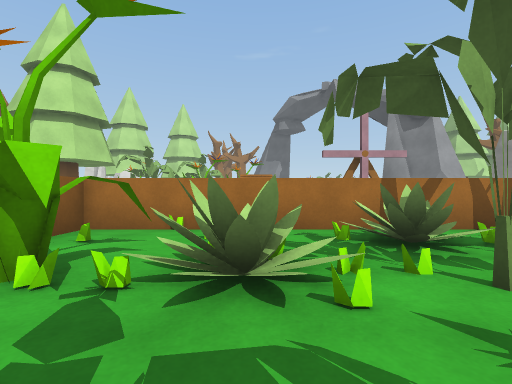
View 1 (above)

13 first-person views from a walk through a Unity game level. The camera is 0.72 m above the floor, looks level and sees 85° across. The floor is counted in squares, 1 m on a side. Each view is taken from the middle of a square. On the plan, view 1 faces up. The plan holds only what a view shows up to about 10 squares ahead; the rest is blank. The place goes on beyond the plan.

View 2
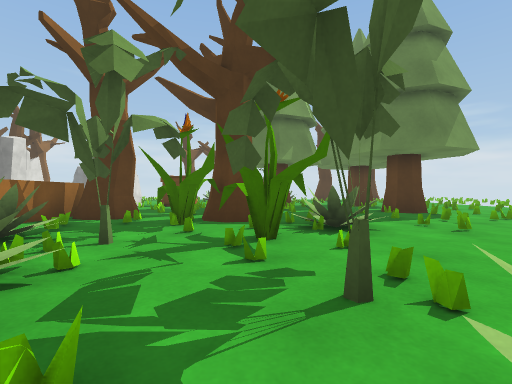

View 3
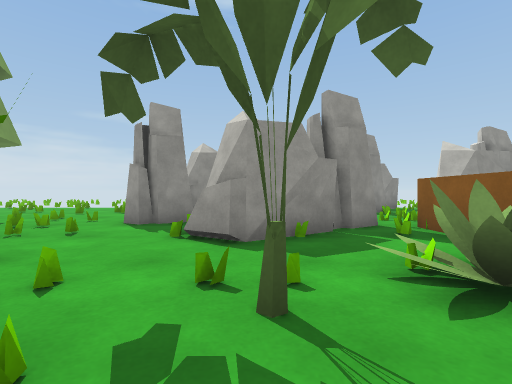

View 4
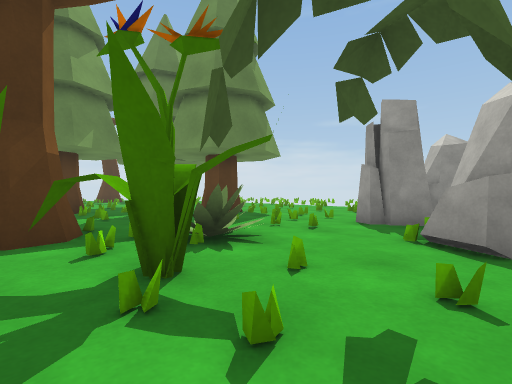

View 5
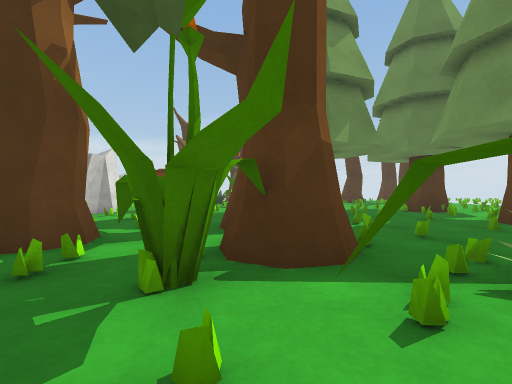

View 6
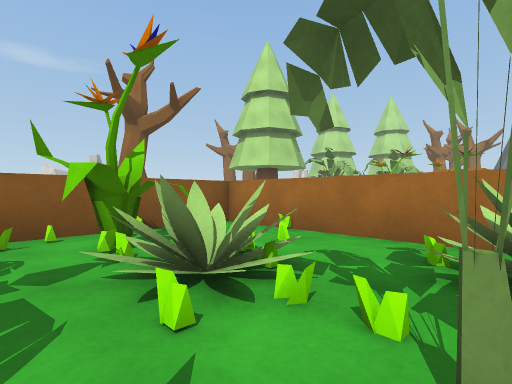

View 7
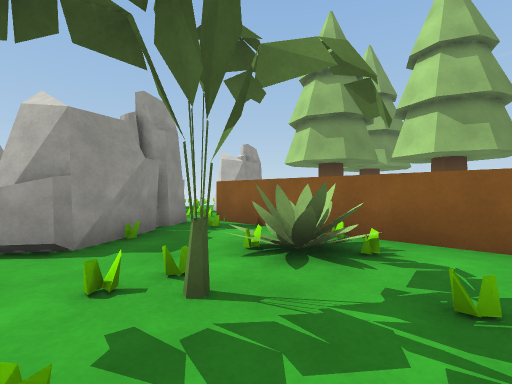

View 8
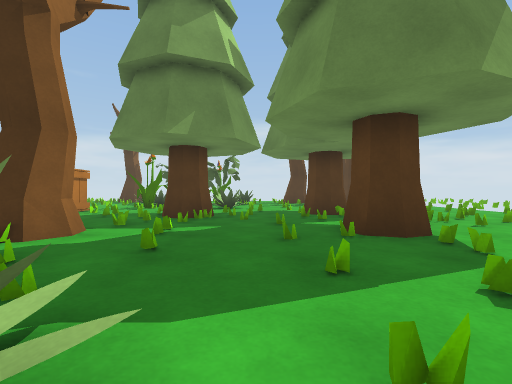

View 9
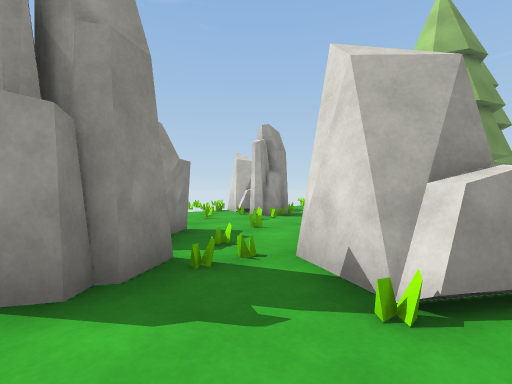

View 10
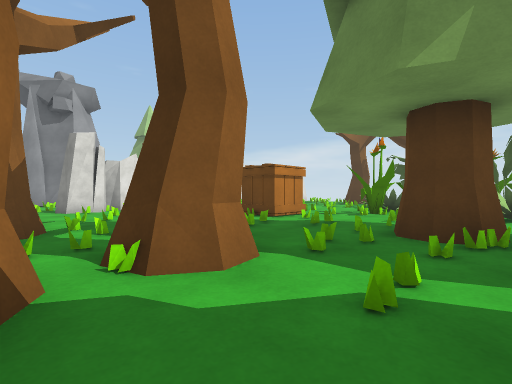

View 11
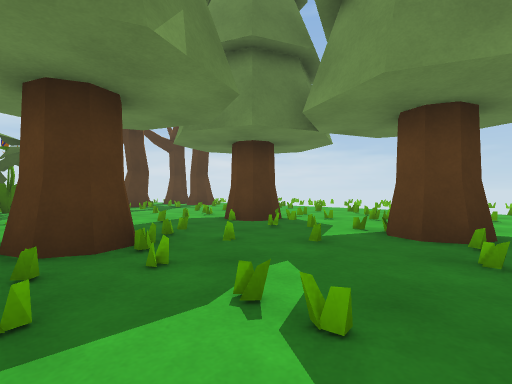

View 12
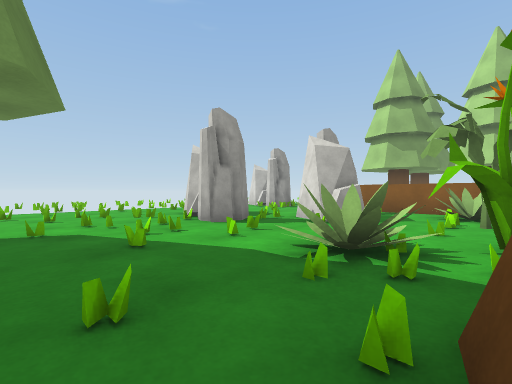

View 13
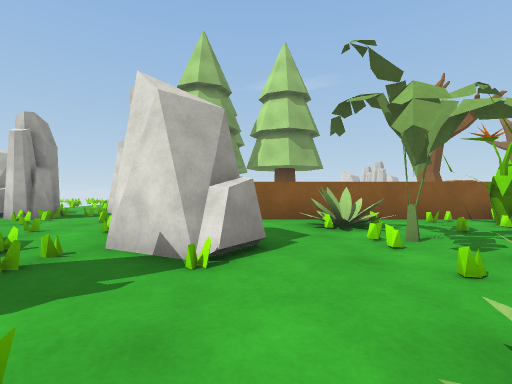

### Floor plan
Key: @ floor where view 1 was taken; # wall or solid block; . floor; = window, fence, low wall or low ledge; ^ raised ledge; P plant; T tree; R rock; C crate; O other object.
Columns run from 6 left of view 1 to 13 right of it. Each row starts with its distance up from view 1.
  7               ..
  6     ^ ^^  ^   O..RR
  5    ^.O..PP.TTT...OCC
  4    ^....PP.T#T..  ##
  3    ^PPP....===.  .C#
  2    ^PPPPP.PP.#T.=..
  1    ^.....PPT#T#=...
  0   #...@.PP.T#.T=.TT
 -1    PPPO.PP....O.=TT
 -2   #..............TT.
 -3   #...R.............
 -4    ^.RRR..........=#
 -5    #RRR.RR.=..TT..T#
 -6 R O.R...RR...=#T..##
 -7 RR.....RR....=....O
 -8 R.O.= RRR O =  ==

Positions as (right, up) in squares from view 1, and headings:
1: (0, 0), facing up
2: (-2, 0), facing right
3: (0, 1), facing down
4: (0, 1), facing down-right
5: (2, 1), facing right
6: (2, 1), facing up-left
7: (1, 1), facing down-left
8: (3, -3), facing right
9: (3, -3), facing down-left
10: (6, -2), facing up-right
11: (7, 0), facing down-right
12: (7, 0), facing down-left
13: (4, -3), facing left
